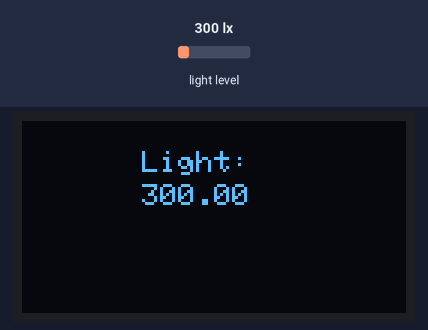
The sketch below on a simulated Arduino Mega 2560, built with avr-gcc and run on an emulated ATmega2560. On the bench: 128×64 one-colour display. The inputs (shaded band) are chosen by the test bench; at power-on: light level 300 lx.

Above: at 1.8 s.
1.9 s: light level set to 40 lx
At 3.3 s:
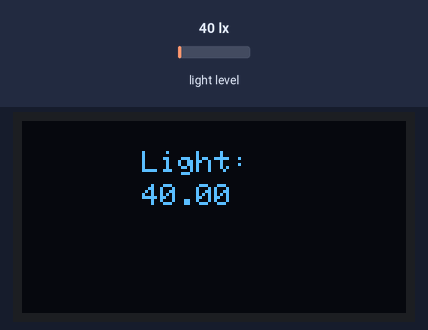
3.6 s: light level set to 500 lx
At 4.7 s:
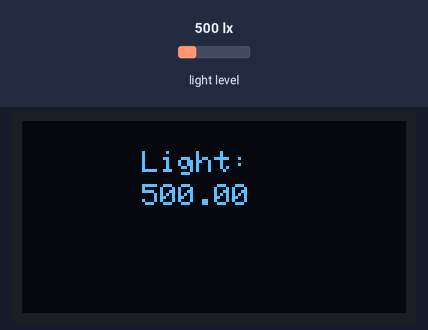
5.6 s: light level set to 1000 lx
At 7.1 s:
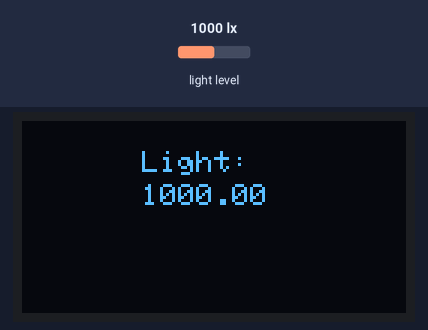
Timing chart, 0 to 8.6 s (numbered marks = the images above; inputs shaded):
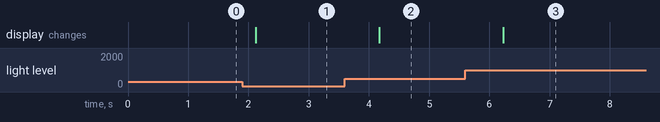

Measured:
- after the input at 1.9 s, the display: changes after 0.22 s (image 1)
- after the input at 3.6 s, the display: changes after 0.57 s (image 2)
- after the input at 5.6 s, the display: changes after 0.63 s (image 3)

The sketch:

BH1750_C3-MINI_0.66_Display.ino
```cpp
#include <Wire.h>
#include <Adafruit_GFX.h>
#include <Adafruit_SSD1306.h>
#include <BH1750.h>

#define OLED_RESET 22 // GPIO22
Adafruit_SSD1306 display(OLED_RESET);

BH1750 light(0x23);

void setup() {
  Serial.begin(115200);
  Wire.begin();
  display.begin(SSD1306_SWITCHCAPVCC, 0x3C);
}

void loop() {
  // Clear the buffer.
  display.clearDisplay();
  display.setTextSize(1);
  display.setCursor(40, 10);
  display.setTextColor(WHITE);

  if (light.begin(BH1750::CONTINUOUS_HIGH_RES_MODE)) {
    display.println("Light: ");
    display.setTextSize(1);
    display.setCursor(40, 21);
    display.print(light.readLightLevel());
  } else {
    display.println("Error!");
  }
  display.display();
  delay(1000);
}
```
